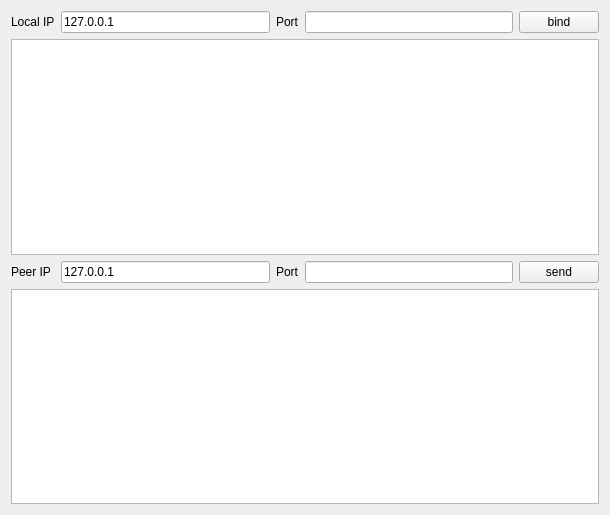
<?xml version="1.0" encoding="UTF-8"?>
<ui version="4.0">
 <class>Widget</class>
 <widget class="QWidget" name="Widget">
  <property name="geometry">
   <rect>
    <x>0</x>
    <y>0</y>
    <width>610</width>
    <height>515</height>
   </rect>
  </property>
  <property name="windowTitle">
   <string>Widget</string>
  </property>
  <layout class="QGridLayout" name="gridLayout">
   <item row="0" column="0">
    <widget class="QLabel" name="label">
     <property name="text">
      <string>Local IP</string>
     </property>
    </widget>
   </item>
   <item row="0" column="1">
    <widget class="QLineEdit" name="lineEdit_ip">
     <property name="text">
      <string>127.0.0.1</string>
     </property>
    </widget>
   </item>
   <item row="0" column="2">
    <widget class="QLabel" name="label_2">
     <property name="maximumSize">
      <size>
       <width>40</width>
       <height>16777215</height>
      </size>
     </property>
     <property name="text">
      <string>Port</string>
     </property>
    </widget>
   </item>
   <item row="0" column="3">
    <widget class="QLineEdit" name="lineEdit_port"/>
   </item>
   <item row="0" column="4">
    <widget class="QPushButton" name="btn_bind">
     <property name="text">
      <string>bind</string>
     </property>
    </widget>
   </item>
   <item row="1" column="0" colspan="5">
    <widget class="QTextEdit" name="textEdit"/>
   </item>
   <item row="2" column="0">
    <widget class="QLabel" name="label_4">
     <property name="text">
      <string>Peer IP</string>
     </property>
    </widget>
   </item>
   <item row="2" column="1">
    <widget class="QLineEdit" name="lineEdit_ip_peer">
     <property name="text">
      <string>127.0.0.1</string>
     </property>
    </widget>
   </item>
   <item row="2" column="2">
    <widget class="QLabel" name="label_3">
     <property name="maximumSize">
      <size>
       <width>40</width>
       <height>16777215</height>
      </size>
     </property>
     <property name="text">
      <string>Port</string>
     </property>
    </widget>
   </item>
   <item row="2" column="3">
    <widget class="QLineEdit" name="lineEdit_port_peer"/>
   </item>
   <item row="2" column="4">
    <widget class="QPushButton" name="btn_send">
     <property name="text">
      <string>send</string>
     </property>
    </widget>
   </item>
   <item row="3" column="0" colspan="5">
    <widget class="QTextEdit" name="textEdit_2"/>
   </item>
  </layout>
 </widget>
 <layoutdefault spacing="6" margin="11"/>
 <resources/>
 <connections/>
</ui>
